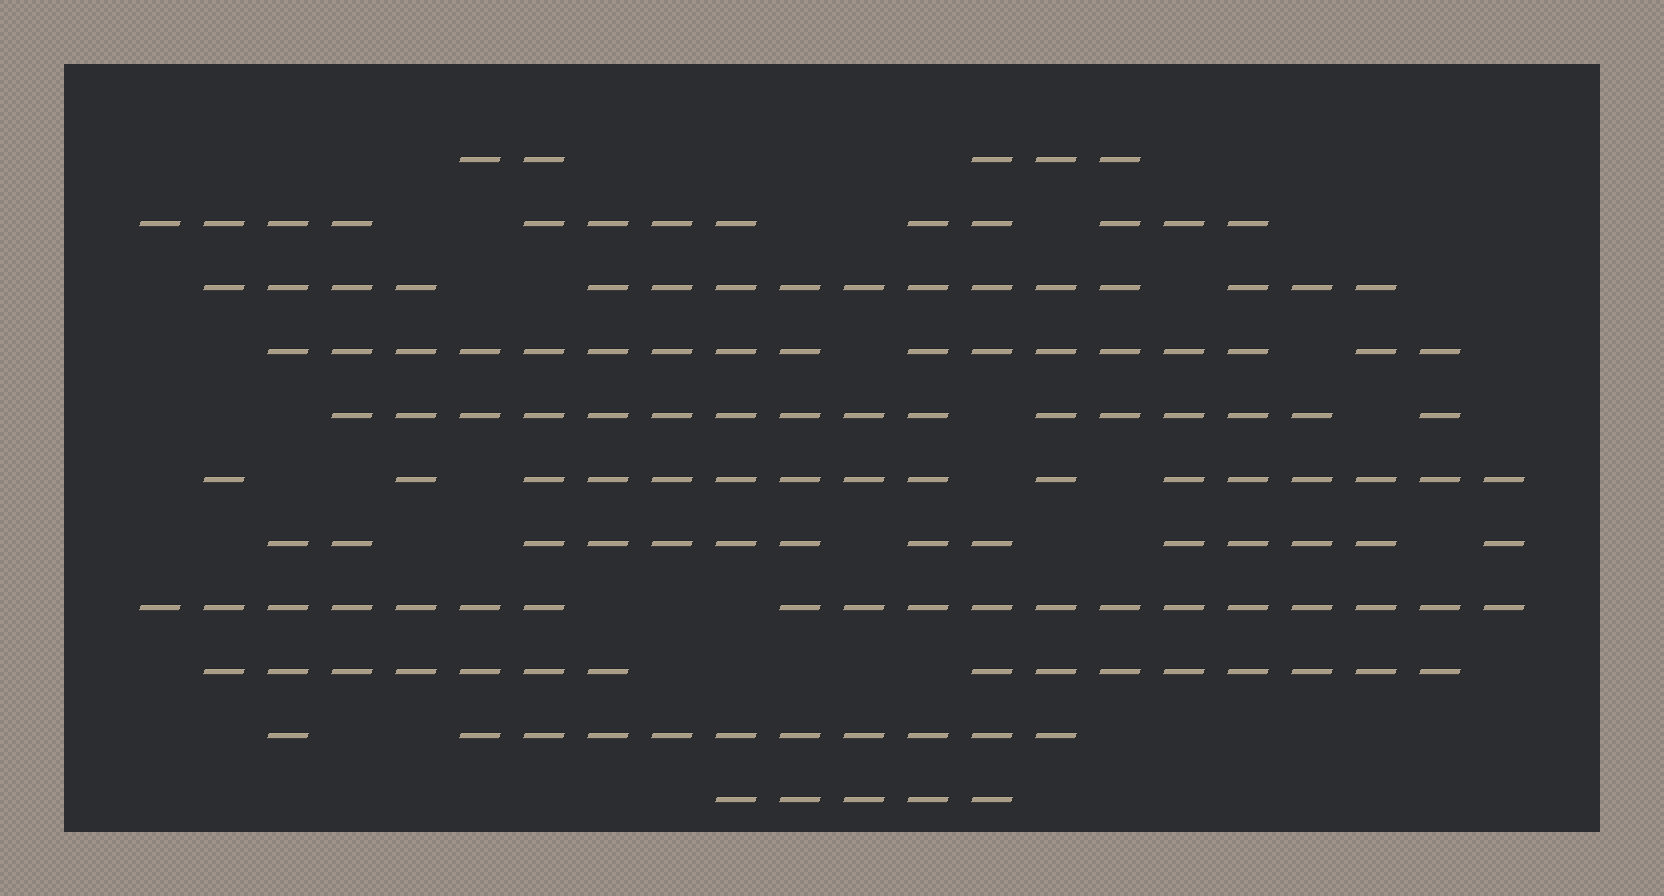

Rendered tile map (Tiled .tmx) drawn with the repository's tilesets; below, a short description and the map source with its tile grids summarised:
An orthogonal 26x14 tile map with 64x64 px tiles, 2 tile layers (Mark, Kollision) and 2 objects (spelare_två, spelare_ett).

<map version="1.4" tiledversion="1.4.2" orientation="orthogonal" renderorder="right-down" width="26" height="14" tilewidth="64" tileheight="64" infinite="0" nextlayerid="6" nextobjectid="9">
 <editorsettings>
  <chunksize width="64" height="64" />
 </editorsettings>
 <tileset firstgid="1" name="tilesetVer1.0" tilewidth="64" tileheight="64" tilecount="49" columns="7">
  <image source="tilesetVer1.0.png" width="448" height="448" />
 </tileset>
 <layer id="1" name="Mark" width="26" height="14">
  <data>[364 cells, 364 non-empty, 9 distinct tile ids]</data>
 </layer>
 <objectgroup id="3" name="SpelarSpawn">
  <object id="1" name="spelare_två" x="129.03" y="129.77" width="64" height="64" />
  <object id="8" name="spelare_ett" x="129.667" y="705.83" width="64" height="64" />
 </objectgroup>
 <layer id="5" name="Kollision" width="26" height="14">
  <data>[364 cells, 76 non-empty, 1 distinct tile ids]</data>
 </layer>
</map>